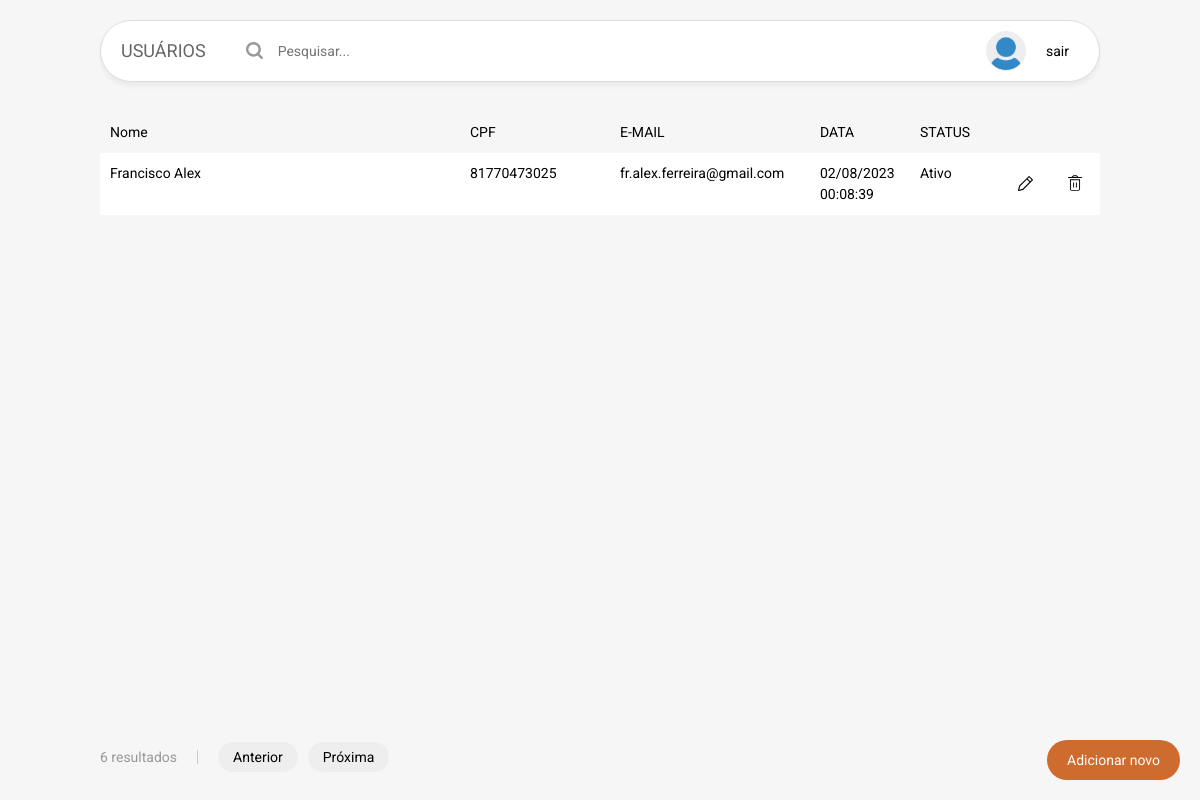
Screenshot of /index.php?p=2 (signed in) with the database file from the repository.
### tables this page shows
CREATE TABLE `usuario` (
  `id` int(11) NOT NULL,
  `uuid` char(36) NOT NULL,
  `nome` varchar(100) NOT NULL,
  `cpf` bigint(11) UNSIGNED ZEROFILL NOT NULL,
  `email` varchar(100) NOT NULL,
  `senha` text NOT NULL,
  `data_criacao` datetime NOT NULL,
  `data_atualizacao` datetime NOT NULL,
  `status` int(1) NOT NULL
);

### models/listar_usuarios.php (called while the page is built)
<?php
include "conexao_banco.php";
$limite = 5;
$p = (isset($_GET['p'])) ? (int)$_GET['p'] : 1;
$inicio = ($p * $limite) - $limite;
$sql = $pdo->query("SELECT *
 	FROM usuario
  	ORDER BY data_criacao DESC
   	LIMIT ".$inicio.",".$limite);
 	$usuarios = $sql->fetchAll();
$sql = $pdo->query("SELECT count(*) as q FROM usuario");
$quantidade = $sql->fetch();
$qtdePag = ceil($quantidade['q']/$limite);
?>

### index.php (the view, shortened to what this page needs)
<?php
require_once "models/listar_usuarios.php";
?>
<!DOCTYPE html>
<html lang="en">
<head>
    <link rel="stylesheet" href="css/index.css">
</head>
<body>
    <div id="site">
        <header>
            <h1>USUÁRIOS</h1>
            <form class="busca" action="" method="POST">
                <i><img src="images/lupa.svg"></i>
                <input type="text" name="pesquisa" placeholder="Pesquisar..."
                 onkeyup="busca(this.value)">
            </form>
            <figure></figure>
            <a class="sair" href="./models/logout.php">sair</a>
        </header>
        <ul>
            <li class="titulo">
                <div class="texto nome">Nome</div>
                <div class="texto cpf">CPF</div>
                <div class="texto email">E-MAIL</div>
                <div class="texto data">DATA</div>
                <div class="texto status">STATUS</div>
                <div class="editar"></div>
                <div class="deletar"></div>
            </li>
            <div class="usuarios">
                <?php foreach($usuarios as $key => $dado): ?>
                    <li class="dado">
                        <div class="texto nome"><?php echo $dado['nome'];?></div>
                        <div class="texto cpf"><?php echo $dado['cpf'];?></div>
                        <div class="texto email"><?php echo $dado['email'];?></div>
                        <div class="texto data"><?php  echo date('d/m/Y H:i:s', strtotime($dado['data_criacao'])); ?></div>
                        <div class="texto status"><?php echo $dado['status'] == 1 ? 'Ativo':'Inativo';?></div>
                        <div class="editar"><a href="form_edit.php?u=<?php echo $dado['uuid'];?>"><img src="images/editar.svg"></a></div>
                        <div class="deletar"><a onclick="return confirm('Tem certeza que deseja excluir?');" href="./models/deletar_usuario.php?u=<?php echo $dado['uuid'];?>"><img src="images/deletar.svg"></a></div>
                    </li>
                <?php endforeach;?>
            </div>
        </ul>
        <div class="pagina">
        <p class="resultado"><?php echo $quantidade['q']; ?> resultados</p>
        <a href="index.php?p=<?php echo($p>1)?$p-1:1;?>">Anterior</a>
        <a href="index.php?p=<?php echo($p<$qtdePag)?$p+1:$qtdePag;?>">Próxima</a>
        </div>
        <a href="form_add.php" class="botao_add">Adicionar novo</a>
    </div>
</body>
</html>

### css/index.css (style rules this page uses)
ul { width: 100%; max-width: 1000px; min-height: calc(100vh - 200px); margin-top: 40px; }
ul li { width: 100%; display: flex; flex-direction: row; padding-left: 10px; }
ul li.dado { background-color: #FFF; padding: 10px 0 10px 10px; margin-top: 10px; }
ul li .texto { font-size: 1.4rem; line-height: 1.5em; }
ul li .nome { flex-grow: 1; flex-basis: 0%; }
ul li .cpf { width: 150px; }
ul li .email { width: 200px; }
ul li .data { width: 100px; }
ul li .status { width: 80px; }
ul li .editar, ul li .deletar { width: 50px; display: flex; align-items: center; justify-content: center; }
a.botao_add { background-color: var(--cor); color: #FFFFFF; height: 40px; line-height: 40px; position: fixed; bottom: 20px; right: 20px; font-size: 1.4rem; padding: 0 20px; border-radius: 20px; z-index: 100; }
.pagina { width: 100%; max-width: 1000px; display: flex; flex-direction: row; margin: 20px 0; align-items: center; }
.pagina p { max-width: 1000px; font-size: 1.4rem; color: #999; margin-right: 20px; padding-right: 20px; border-right: 1px solid #CCC; }
.pagina a { height: 30px; line-height: 30px; padding: 0 15px; border-radius: 15px; background-color: #EEE; font-size: 1.4rem; margin-right: 10px; }

### css/template.css (style rules this page uses)
body { background-color: #F6F6F6; }
#site { width: 100%; display: flex; flex-direction: column; align-items: center; padding: 0 20px; }
#site > header { width: 100%; max-width: 1000px; margin-top: 20px; background-color: #FFF; border-radius: 40px; box-shadow: 0 4px 5px rgba(0,0,0,.05); border: 1px solid #DDD; display: flex; flex-direction: row; align-items: center; padding: 10px 10px 10px 20px; }
#site > header h1 { font-size: 1.8rem; height: 40px; line-height: 40px; color: #666; margin-right: 40px; }
#site > header .busca { display: flex; flex-direction: row; align-items: center; flex-grow: 1; flex-basis: 0%; }
#site > header .busca input { flex-grow: 1; flex-basis: 0%; height: 40px; line-height: 40px; font-size: 1.4rem; padding-left: 15px; }
#site > header figure { width: 40px; height: 40px; border-radius: 20px; background: #EEE url(../images/usuario.png) no-repeat center center; background-size: cover; border: 1px solid #EEE; }
#site > header a.sair { font-size: 1.4rem; margin: 0 10px; padding: 5px 10px; border-radius: 20px; }

### rows the page displays
usuario: nome "Francisco Alex", cpf "81770473025", email "fr.alex.ferreira@gmail.com", data_criacao "02/08/2023 00:08:39", status "Ativo"

### other values shown
$quantidade['q'] "6"
